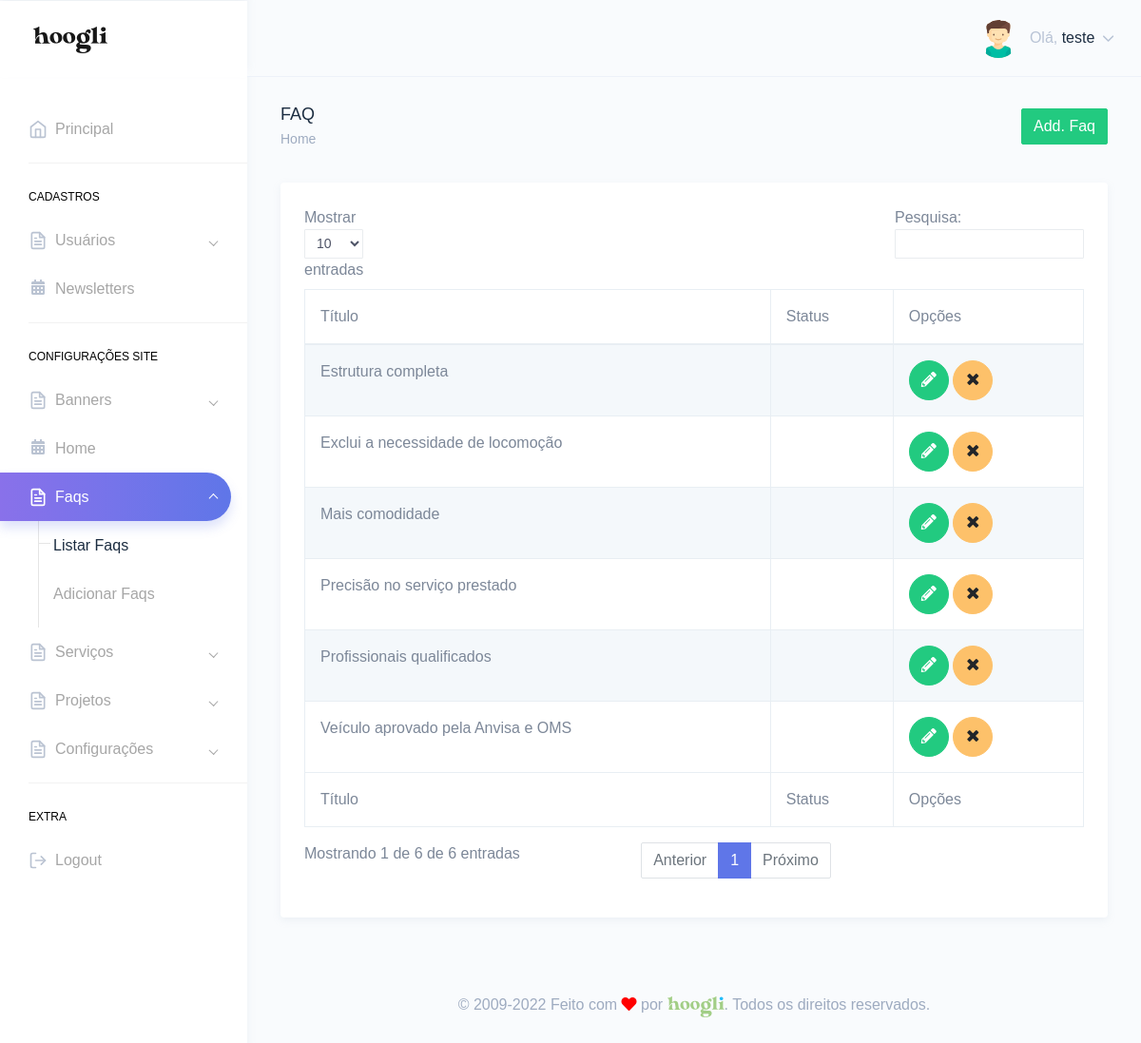
The app's page /painel/faqs.php (signed in) with its own data.
### tables this page shows
CREATE TABLE `tbl_usuarios` (
  `id` int(11) NOT NULL,
  `nome` varchar(250) DEFAULT NULL,
  `email` varchar(250) DEFAULT NULL,
  `telefone` varchar(250) DEFAULT NULL,
  `endereco` varchar(250) DEFAULT NULL,
  `cpf` varchar(100) DEFAULT NULL,
  `login` varchar(100) DEFAULT NULL,
  `senha` varchar(100) DEFAULT NULL,
  `foto` varchar(250) DEFAULT NULL,
  `id_cargo` int(11) DEFAULT NULL,
  `sexo` varchar(2) DEFAULT NULL,
  `perm_cad_usuario` varchar(2) DEFAULT NULL,
  `perm_relatorio` varchar(2) DEFAULT NULL,
  `perm_add_usuario` varchar(2) DEFAULT NULL,
  `perm_edit_usuario` varchar(2) DEFAULT NULL,
  `perm_del_usuario` varchar(2) DEFAULT NULL,
  `perm_cad_contato` varchar(2) DEFAULT NULL,
  `perm_edit_contato` varchar(2) DEFAULT NULL,
  `perm_del_contato` varchar(2) DEFAULT NULL,
  `perm_edit_contato_nf` varchar(3) DEFAULT NULL,
  `perm_pag_principal_rm` varchar(2) DEFAULT NULL,
  `perm_pag_principal_uc` varchar(2) DEFAULT NULL,
  `admin_geral` varchar(2) DEFAULT NULL,
  `data_frase` date DEFAULT NULL,
  `id_frase` int(11) DEFAULT NULL,
  `frase_lida` varchar(2) DEFAULT NULL
);

CREATE TABLE `tbl_faq` (
  `id` bigint(255) NOT NULL,
  `titulo` varchar(1000) NOT NULL,
  `descricao` text NOT NULL,
  `status` varchar(3) DEFAULT NULL
);

### Connection/con-pdo.php (called while the page is built, shortened)
<?php
$conInstanciada = '';
if(empty($conInstanciada)) {
	class Conexao {
		private static $pdo;
		public static function getInstance() {
		if (!isset(self::$pdo)) {
		 try {
		  $opcoes = array(PDO::MYSQL_ATTR_INIT_COMMAND => 'SET NAMES utf8', PDO::ATTR_PERSISTENT => TRUE);
		  self::$pdo = new PDO("mysql:host=" . HOST . "; dbname=" . DBNAME . "; charset=" . CHARSET . ";", USER, PASSWORD, $opcoes);
		  self::$pdo->setAttribute(PDO::ATTR_ERRMODE, PDO::ERRMODE_EXCEPTION);
		 } catch (PDOException $e) {
		  print "Erro: " . $e->getMessage();
		 }
		}
		return self::$pdo;
		}
	}
}

### Class/acesso.class.php (called while the page is built, shortened)
<?php
$AcessoInstanciada = '';
if(empty($AcessoInstanciada)) {
	if(file_exists('Connection/conexao.php')) {
		require_once('Connection/con-pdo.php');
		require_once('funcoes.php');
	} else {
		require_once('../Connection/con-pdo.php');
		require_once('../funcoes.php');
	}
	class Acesso {
		private $pdo = null;
		private static $Acesso = null;
		private function __construct($conexao){
			$this->pdo = $conexao;
		}
		public static function getInstance($conexao){
			if (!isset(self::$Acesso)):
				self::$Acesso = new Acesso($conexao);
			endif;
			return self::$Acesso;
		}
		function rsDados($id='', $idCargo='', $orderBy='', $limite='') {
			$sqlLimite = '';
			$sqlOrdem = '';
			$sql = '';
			$nCampos = 0;
			if(!empty($id)) {
				$sql .= " and id = ?";
				$nCampos++;
				$campo[$nCampos] = $id;
			}
			try{
				$sql = "SELECT * FROM tbl_usuarios where 1=1 $sql $sqlOrdem $sqlLimite";
				$stm = $this->pdo->prepare($sql);
				for($i=1; $i<=$nCampos; $i++) {
					$stm->bindValue($i, $campo[$i]);
				}
				$stm->execute();
				$rsDados = $stm->fetchAll(PDO::FETCH_OBJ);
				if($id <> '' or $limite == 1) {
					return($rsDados[0]);
				} else {
					return($rsDados);
				}
			} catch(PDOException $erro){
				echo $erro->getMessage();
			}
		}
	}
}

### painel/verifica.php (called while the page is built, shortened)
<?php
include "../Class/acesso.class.php";
$verificaRestrito = Acesso::getInstance(Conexao::getInstance());
include "../Class/faqs.class.php";
$faqs = Faqs::getInstance(Conexao::getInstance());
$verificaRestrito->restritoAdmin();
$dadosUsuarioLogado = $verificaRestrito->rsDados($_SESSION['dadosLogado']->id);
?>

### funcoes.php (called while the page is built, shortened)
<?php
  function icone_genero($genero) {
    switch ($genero) {
      case "M": return "assets/images/avatars/boy.svg"; break;
    }
  }
?>

### Class/faqs.class.php (called while the page is built, shortened)
<?php
$FaqsInstanciada = '';
if(empty($FaqsInstanciada)) {
	if(file_exists('Connection/conexao.php')) {
		require_once('Connection/con-pdo.php');
		require_once('funcoes.php');
	} else {
		require_once('../Connection/con-pdo.php');
		require_once('../funcoes.php');
	}
	class Faqs {
		private $pdo = null;
		private static $Faqs = null;
		private function __construct($conexao){
			$this->pdo = $conexao;
		}
		public static function getInstance($conexao){
			if (!isset(self::$Faqs)):
				self::$Faqs = new Faqs($conexao);
			endif;
			return self::$Faqs;
		}
		function rsDados($id='', $orderBy='', $limite='') {
			$nCampos = 0;
			$sql = '';
			$sqlOrdem = '';
			$sqlLimite = '';
			try{
				$sql = "SELECT * FROM tbl_faq where 1=1 $sql $sqlOrdem $sqlLimite";
				$stm = $this->pdo->prepare($sql);
				for($i=1; $i<=$nCampos; $i++) {
					$stm->bindValue($i, $campo[$i]);
				}
				$stm->execute();
				$rsDados = $stm->fetchAll(PDO::FETCH_OBJ);
				if($id <> '' or $limite == 1) {
					return($rsDados[0]);
				} else {
					return($rsDados);
				}
			} catch(PDOException $erro){
				echo $erro->getMessage();
			}
		}
	}
}

### painel/faqs.php (the view, shortened to what this page needs)
<?php include "verifica.php";
$puxaFaqs = $faqs->rsDados();
?>
<!DOCTYPE html>
<html dir="ltr" lang="pt-br">
<head>
    <link href="dist/css/style.min.css" rel="stylesheet">
</head>
<body>
    <div id="main-wrapper" data-theme="light" data-layout="vertical" data-navbarbg="skin6" data-sidebartype="full" data-sidebar-position="fixed" data-header-position="fixed" data-boxed-layout="full">
      <?php include "header.php";?>
       <?php include "inc-menu-lateral.php";?>
        <div class="page-wrapper">
            <div class="page-breadcrumb">
                <div class="row">
                    <div class="col-7 align-self-center">
                        <h4 class="page-title text-truncate text-dark font-weight-medium mb-1">FAQ</h4>
                        <div class="d-flex align-items-center">
                            <nav aria-label="breadcrumb">
                                <ol class="breadcrumb m-0 p-0">
                                    <li class="breadcrumb-item"><a href="." class="text-muted">Home</a></li>
                                </ol>
                            </nav>
                        </div>
                    </div>
                    <div class="col-5 align-self-center">
                        <a href="add-faq.php" class="btn btn-success float-right">Add. Faq</a>
                    </div>
                </div>
            </div>
            <div class="container-fluid">
                <div class="row">
                    <div class="col-12">
                        <div class="card">
                            <div class="card-body">
                                <div class="table-responsive">
                                    <table id="zero_config" class="table table-striped table-bordered no-wrap">
                                        <thead>
                                            <tr>
                                                <th>Título</th>
                                                <th>Status</th>
                                                <th>Opções</th>
                                            </tr>
                                        </thead>
                                        <tbody>
                                            <?php
                                            if(count($puxaFaqs) > 0){
                                            foreach($puxaFaqs as $faq){?>
                                            <tr>
                                                <td><?php echo $faq->titulo;?></td>
                                                <td><?php echo exibe_ativo($faq->status);?></td>
                                                <td>
                                                    <a href="editar-faq.php?id=<?php echo $faq->id;?>" class="btn btn-success btn-circle"><i class="fas fa-pencil-alt"></i></a>
                                                    <a href="faqs.php?id=<?php echo $faq->id;?>&acao=excluirFaq" class="btn btn-warning btn-circle"><i class="fa fa-times"></i></a>
                                                </td>
                                            </tr>
                                            <?php } }?>
                                        </tbody>
                                        <tfoot>
                                            <tr>
                                                <th>Título</th>
                                                <th>Status</th>
                                                <th>Opções</th>
                                            </tr>
                                        </tfoot>
                                    </table>
                                </div>
                            </div>
                        </div>
                    </div>
                </div>
            </div>
        <?php include "footer.php";?>
        </div>
    </div>
</body>
</html>

### painel/header.php (shortened to what this page needs)
<header class="topbar" data-navbarbg="skin6">
            <nav class="navbar top-navbar navbar-expand-md">
                <div class="navbar-header" data-logobg="skin6">
                    <div class="navbar-brand">
                        <a href=".">
                            <span class="logo-text">
                                <img src="assets/images/hoogli_logo.png" alt="homepage" class="dark-logo" />
                            </span>
                        </a>
                    </div>
                </div>
                <div class="navbar-collapse collapse" id="navbarSupportedContent">
                    <ul class="navbar-nav float-right">
                        <li class="nav-item dropdown">
                            <a class="nav-link dropdown-toggle" href="javascript:void(0)" data-toggle="dropdown"
                                aria-haspopup="true" aria-expanded="false">
                                <?php if(!empty($dadosUsuarioLogado->foto)){?>
                                <img src="../img/<?php echo $dadosUsuarioLogado->foto;?>" alt="<?php echo $dadosUsuarioLogado->nome;?>" class="rounded-circle" width="40">
                                <?php }else{?>
                                <img src="<?php echo icone_genero($dadosUsuarioLogado->sexo);?>" alt="<?php echo $dadosUsuarioLogado->nome;?>" class="rounded-circle" width="40">
                                <?php }?>
                                <span class="ml-2 d-none d-lg-inline-block"><span>Olá,</span> <span
                                        class="text-dark"><?php echo $dadosUsuarioLogado->nome;?></span> <i data-feather="chevron-down"
                                        class="svg-icon"></i></span>
                            </a>
                        </li>
                    </ul>
                </div>
            </nav>
        </header>

### records on screen
tbl_usuarios: nome "teste"
tbl_faq: titulo "Mais comodidade"
tbl_faq: titulo "Estrutura completa"
tbl_faq: titulo "Veículo aprovado pela Anvisa e OMS"
tbl_faq: titulo "Precisão no serviço prestado"
tbl_faq: titulo "Profissionais qualificados"
tbl_faq: titulo "Exclui a necessidade de locomoção"
